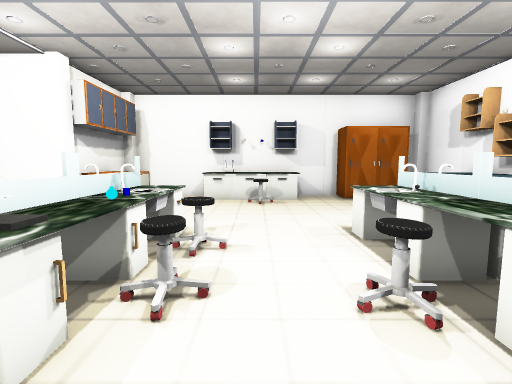
View 1 (above)

16 first-person views from a walk through a 3-D level made in the Unity game engine. The camera is 1.4 m above the floor, tilts 6° down and sees 85° across. The floor is counted in squares, 1 m on a side. Each view is taken from the middle of a square. On the plan, view 1 faces up. The plan holds only what a view shows up to about 14 squares ahead; the rest is blank. Some surface patterns are stand-ins.

View 2
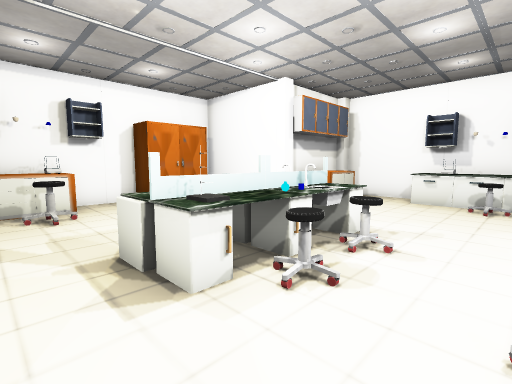

View 3
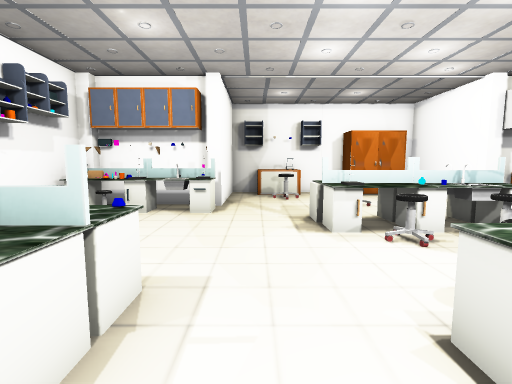

View 4
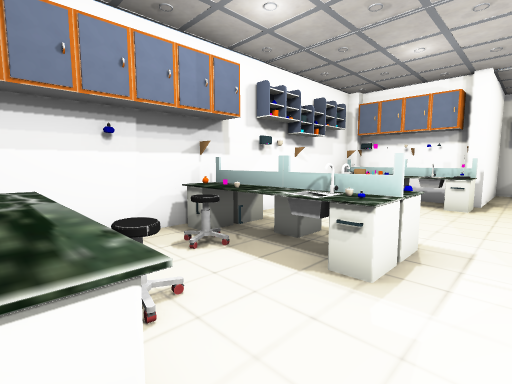

View 5
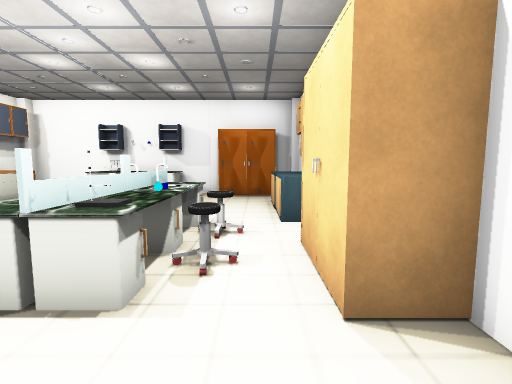

View 6
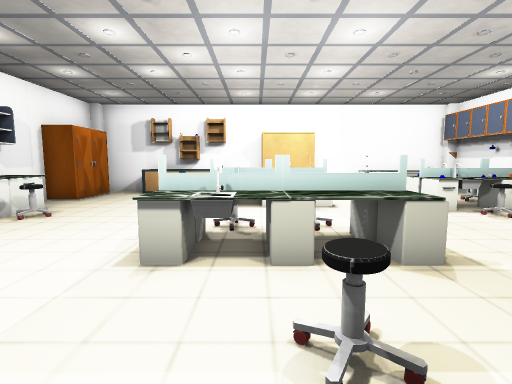

View 7
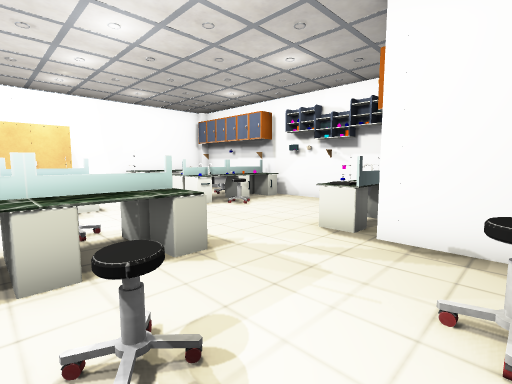

View 8
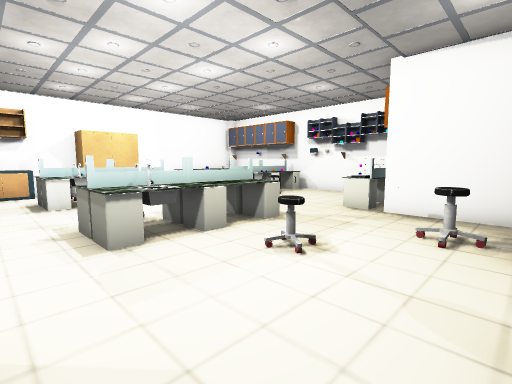

View 9
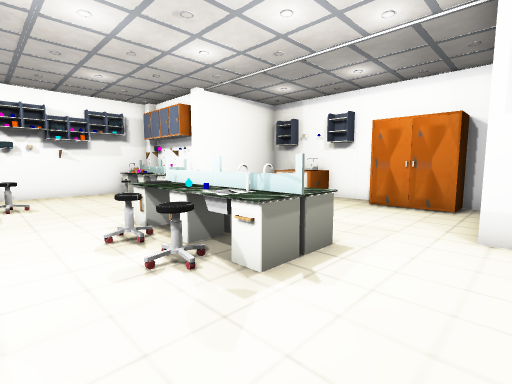

View 10
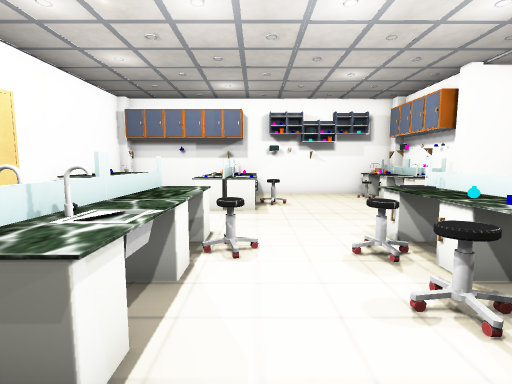

View 11
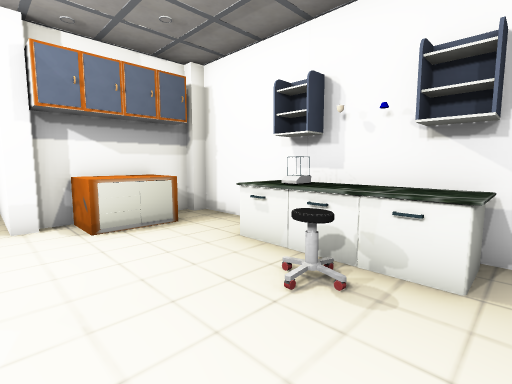

View 12
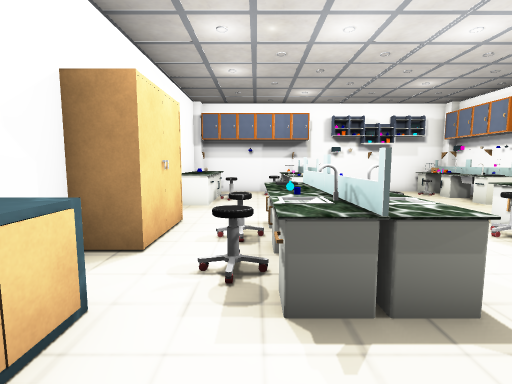

View 13
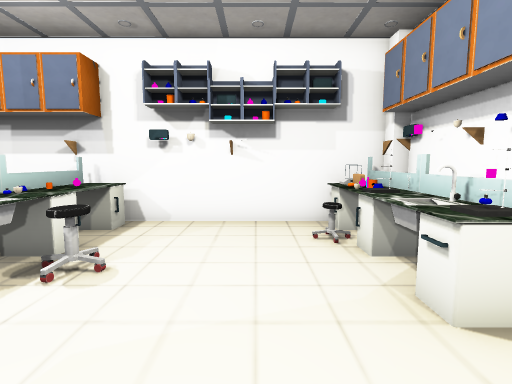

View 14
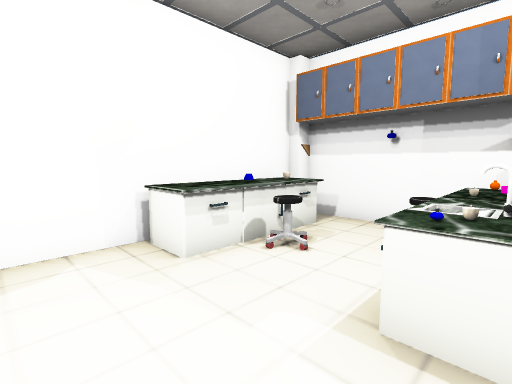

View 15
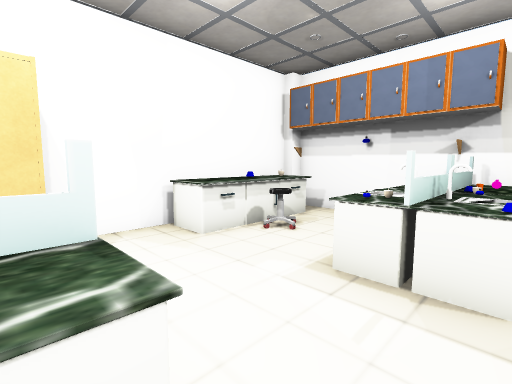

View 16
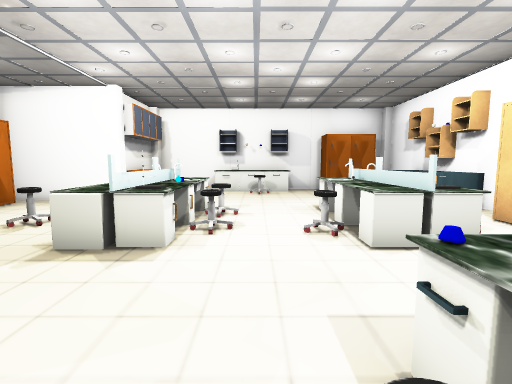

### Floor plan
Key: @ floor where view 1 was taken; # wall or solid block; . floor; = window, fence, low wall or low ledge; ≈ water the walk keeps out of; ^ raised ledge; P pillar; F flask; O other object.
Columns run from 10 left of view 1 to 7 right of it. Each row starts with its distance up from view 1.
 12      ##########
 11      #..OOOOO.####
 10      ^^...O......#
  9      ^^.........=#
  8 #####P..........≈#
  7 #...............=#
  6 # #....OO...OO..≈#
  5   #....OOO..OOO..#
  4 ###....OOO..OOO.##
  3 #....O.OOO.OOOO.#
  2 #=^....O ...O O.#
  1  ^^O...O........##
  0  ^^.......@......#
 -1 #####PO....FOO..O#
 -2     ## ...OOOO..O#
 -3      # ....OOO.OO#
 -4      #OO...OOO..O#
 -5      PO....OOO..OP
 -6      #############

Positions as (right, up) in squares from view 1, and headings:
1: (0, 0), facing up
2: (1, 0), facing up-left
3: (4, 0), facing left
4: (6, 0), facing down-left
5: (5, -1), facing up
6: (-7, 4), facing right
7: (-7, 4), facing down-right
8: (-8, 7), facing down-right
9: (1, 8), facing down-left
10: (1, 7), facing down
11: (2, 7), facing up-left
12: (4, 8), facing down
13: (-2, 1), facing down
14: (2, 1), facing down-right
15: (1, 2), facing down-right
16: (0, -3), facing up
